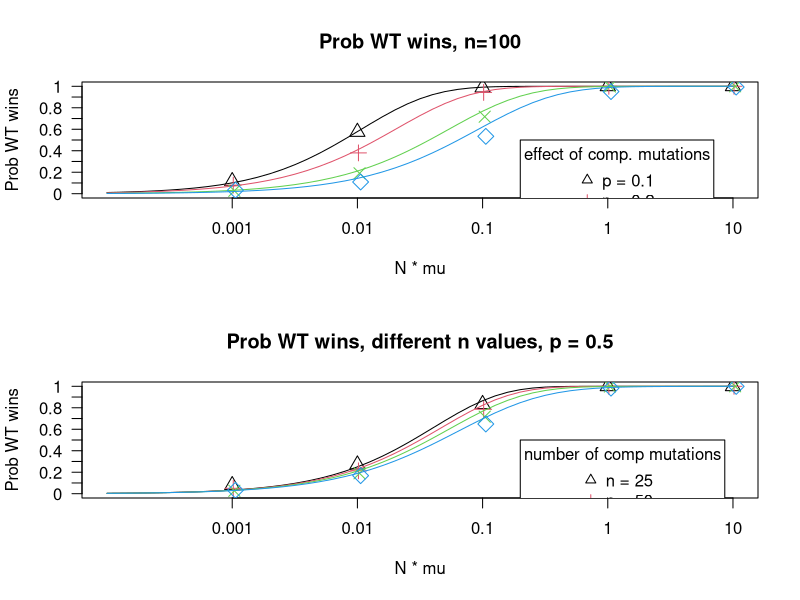

Here is the R script that generated this plot:
#Make figure for prob WT wins

ProbWTWinDet = read.csv(file = "SimData/ProbWTWin_Det_NoCR.csv", row.names = 1)
ProbWTWinDF = read.csv(file = "SimData/ProbWTWin_Sims_NoCR.csv", row.names = 1)

jpeg(filename  = paste0("Output/ProbWTWins", Sys.Date(), ".jpeg"), units = "in", res = 100, width = 8, height = 10)
par(mfrow=c(2,1))

plot(ProbWTWinDet$theta, ProbWTWinDet$probWTWin, log = "x", ylim = c(0,1), 
     type = "l", xlim=c(10^-4, 10), col = 0, 
     main =paste0("Prob WT wins, n=100"), 
     xaxt="n", yaxt = "n", xlab = "N * mu", ylab = "Prob WT wins")
axis(side = 1, at = c(10^-3, 10^-2, 10^-1, 1, 10), labels = c(10^-3, 10^-2, 10^-1, 1, 10), las = 1)
axis(side = 2, at = seq(0,1,0.1), labels = seq(0,1,0.1), las = 1)

n=100
color = 0; xjiggle = 0.98; pch = 1
for (comp in c(0.1, 0.2, 0.5, 0.8)){
  color = color + 1; xjiggle = xjiggle*1.02; pch = pch +1
  points(ProbWTWinDet$theta[ProbWTWinDet$comp==comp & ProbWTWinDet$n == n], 
         ProbWTWinDet$probWTWin[ProbWTWinDet$comp==comp & ProbWTWinDet$n == n], type = "l", col = color)
  points(ProbWTWinDF$theta[ProbWTWinDF$comp==comp & ProbWTWinDF$n == n]*xjiggle, 
         ProbWTWinDF$probWTWin[ProbWTWinDF$comp==comp & ProbWTWinDF$n == n], pch = pch, cex = 1.5, col = color)
}
legend(x = 0.2, 0.5, legend = paste("p =", c(0.1, 0.2, 0.5, 0.8)), col = 1:4, pch = 2:5, title = "effect of comp. mutations")

plot(ProbWTWinDet$theta, ProbWTWinDet$probWTWin, log = "x", ylim = c(0,1), 
     type = "l", xlim=c(10^-4, 10), col = 0, 
     main =paste0("Prob WT wins, different n values, p = 0.5"), 
     xaxt="n", yaxt = "n", xlab = "N * mu", ylab = "Prob WT wins")
axis(side = 1, at = c(10^-3, 10^-2, 10^-1, 1, 10), labels = c(10^-3, 10^-2, 10^-1, 1, 10), las = 1)
axis(side = 2, at = seq(0,1,0.1), labels = seq(0,1,0.1), las = 1)

n=100; comp = 0.5
color = 0; xjiggle = 0.98; pch = 1
for (n in c(25,50,100,200)){
  color = color + 1; xjiggle = xjiggle*1.02; pch = pch +1
  points(ProbWTWinDet$theta[ProbWTWinDet$comp==comp & ProbWTWinDet$n == n], 
         ProbWTWinDet$probWTWin[ProbWTWinDet$comp==comp & ProbWTWinDet$n == n], type = "l", col = color)
  points(ProbWTWinDF$theta[ProbWTWinDF$comp==comp & ProbWTWinDF$n == n]*xjiggle, 
         ProbWTWinDF$probWTWin[ProbWTWinDF$comp==comp & ProbWTWinDF$n == n], pch = pch, cex = 1.5, col = color)
}
legend(x = 0.2, 0.5, legend = paste("n =", c(25,50,100,200)), col = 1:4, pch = 2:5, title = "number of comp mutations")

dev.off()

#abline (h = 0.01, lty = "dashed")


